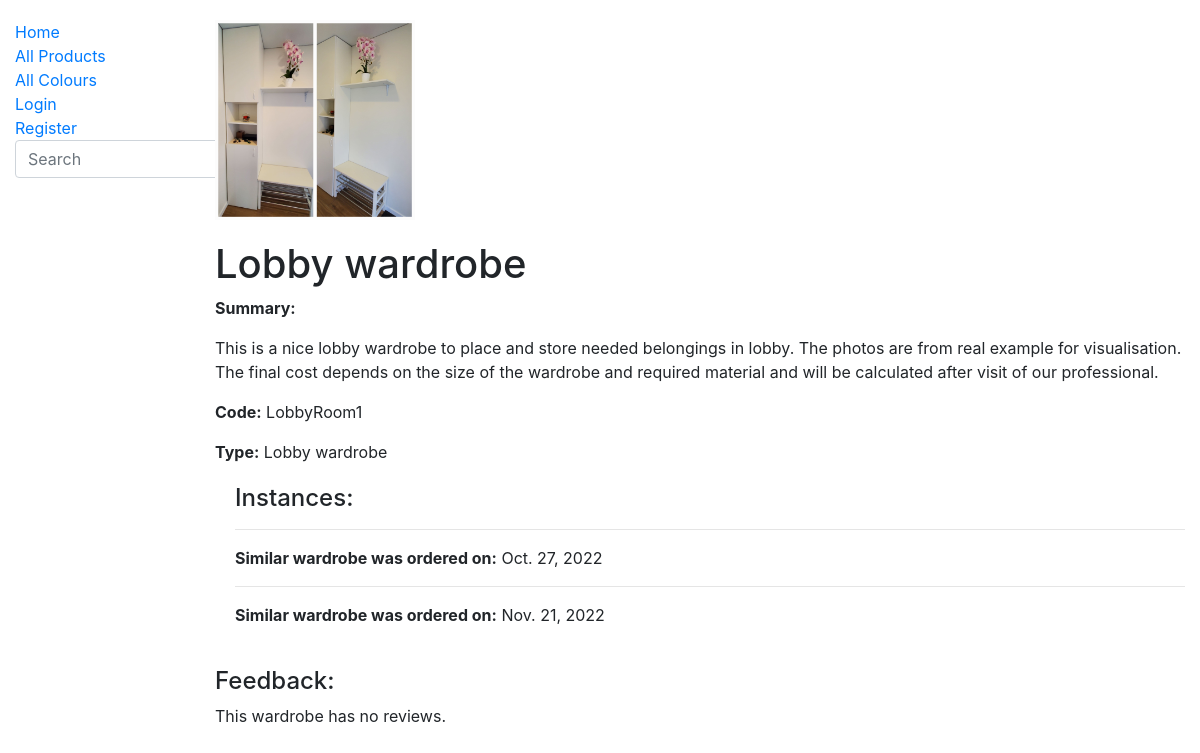
The page /woodwork/products/6 on the database as committed earlier.
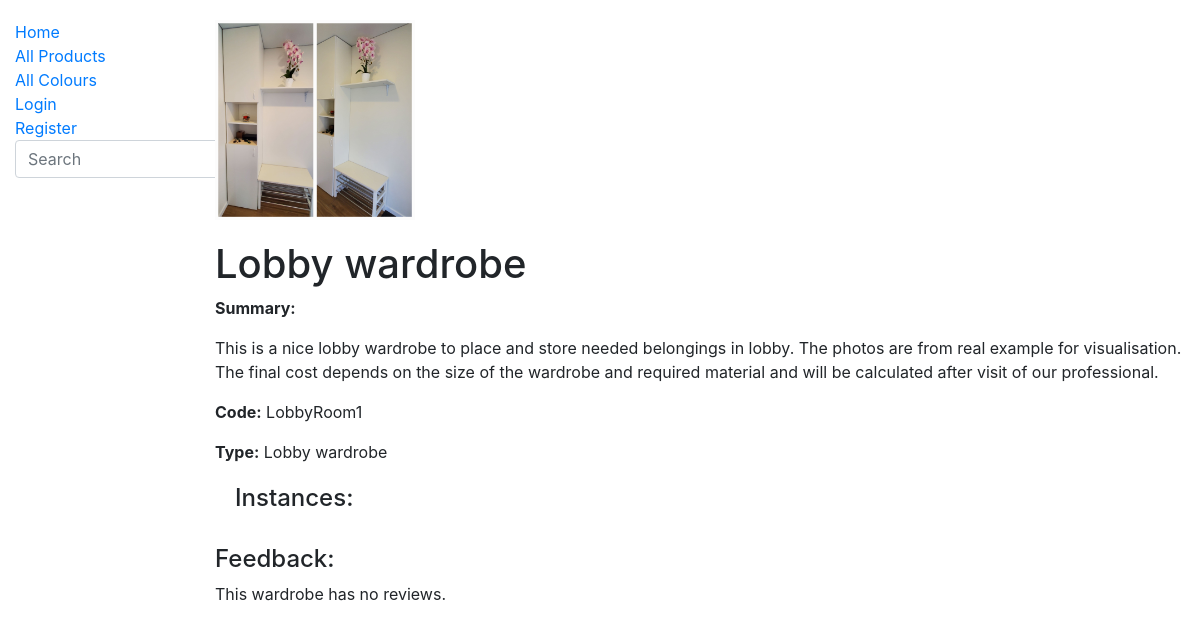
The same page on the database as committed later.
### woodwork/models.py (models this page shows, shortened)
class ProductInstance(models.Model):
    id = models.UUIDField(primary_key=True, default=uuid.uuid4, help_text='Unique IO for wardrobe copy')
    product = models.ForeignKey('Product', on_delete=models.SET_NULL, null=True)
    due_back = models.DateField('Last order completed on', null=True, blank=True)
    requestor = models.ForeignKey(User, on_delete=models.SET_NULL, null=True, blank=True)
    requirements = HTMLField('Your notes for us', max_length=2000, null=True, blank=True, default='', help_text='Enter the date till when you would like to have the wardrobe ready and any other requirements (e.g. size, different colour, your city)')
    LOAN_STATUS = (
        ('o', 'Orderred'),
        ('c', 'Can be orderred'),
    )
    status = models.CharField(
        max_length=1,
        choices=LOAN_STATUS,
        blank=True,
        default='c',
        help_text='Status',
    )
    class Meta:
        ordering = ['due_back']

### woodwork/views.py (the view, shortened to what this page needs)
# urls.py: path('products/<int:pk>', views.ProductDetailView.as_view(), name='product_detail'),
class ProductDetailView(FormMixin, generic.DetailView):
    model = Product
    template_name = 'product_detail.html'
    form_class = ProductReviewForm
    class Meta:
        ordering = ['date_created']

### woodwork/forms.py
class ProductReviewForm(forms.ModelForm):
    class Meta:
        model = ProductReview
        fields = ('content', 'product', 'reviewer',)
        widgets = {'product': forms.HiddenInput(), 'reviewer': forms.HiddenInput()}

### woodwork/models.py (called while the page is built)
    def __str__(self):
        return self.name

### templates/product_detail.html (shortened to what this page needs)
{% extends "base.html" %}
{% block content %}
  <img src="{{ product.cover.url }}" style="margin-bottom: 20px; margin-top: 20px; height: 200px">
  <h1>{{ product.name }}</h1>
  <p><strong>Summary:</strong> {{ product.summary | safe }}</p>
  <p><strong>Code:</strong> {{ product.code }}</p>
  <p><strong>Type:</strong> {{ product.type.all|join:", " }}</p>
  <div style="margin-left:20px;margin-top:20px">
    <h4>Instances:</h4>
    {% for copy in product.productinstance_set.all %}
      <hr>
      <p><strong>Similar wardrobe was ordered on:</strong> {{ copy.due_back }}</p>
    {% endfor %}
  </div>
  <h4>Feedback:</h4>
  {% if product.productreview_set.all %}
    {% for review in product.productreview_set.all %}
      <hr>
      <strong>{{ review.reviewer }}</strong>, <em>{{ review.date_created}}</em>
      <p>{{ review.content }}</p>
    {% endfor %}
  {% else %}
    <p>This wardrobe has no reviews.</p>
  {% endif %}
{% endblock %}

Rows that differ between the two databases and show on the page:
removed ProductInstance: due_back "Oct. 27, 2022"
removed ProductInstance: due_back "Nov. 21, 2022"
